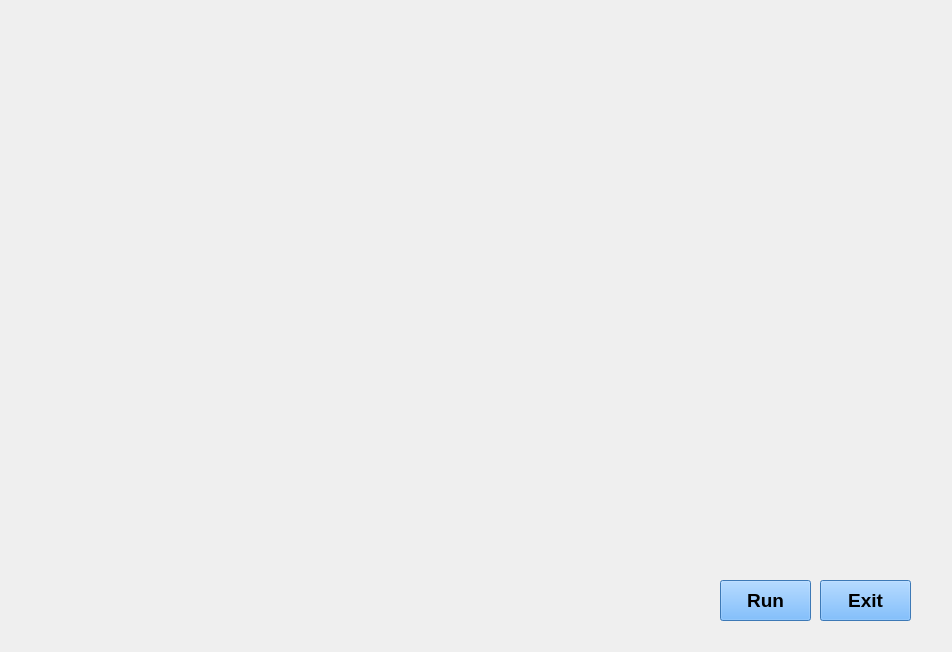
<?xml version="1.0" encoding="UTF-8"?>
<ui version="4.0">
 <class>jarvisUi</class>
 <widget class="QMainWindow" name="jarvisUi">
  <property name="geometry">
   <rect>
    <x>0</x>
    <y>0</y>
    <width>952</width>
    <height>652</height>
   </rect>
  </property>
  <property name="windowTitle">
   <string>MainWindow</string>
  </property>
  <widget class="QWidget" name="centralwidget">
   <widget class="QLabel" name="label">
    <property name="geometry">
     <rect>
      <x>-20</x>
      <y>-10</y>
      <width>971</width>
      <height>661</height>
     </rect>
    </property>
    <property name="font">
     <font>
      <family>Nirmala UI</family>
      <pointsize>16</pointsize>
      <weight>75</weight>
      <bold>true</bold>
     </font>
    </property>
    <property name="styleSheet">
     <string notr="true"/>
    </property>
    <property name="text">
     <string/>
    </property>
    <property name="pixmap">
     <pixmap>iron man.gif</pixmap>
    </property>
    <property name="scaledContents">
     <bool>true</bool>
    </property>
   </widget>
   <widget class="QPushButton" name="pushButton">
    <property name="geometry">
     <rect>
      <x>720</x>
      <y>580</y>
      <width>91</width>
      <height>41</height>
     </rect>
    </property>
    <property name="font">
     <font>
      <pointsize>14</pointsize>
      <weight>75</weight>
      <bold>true</bold>
     </font>
    </property>
    <property name="styleSheet">
     <string notr="true">background-color: rgb(85, 170, 255);</string>
    </property>
    <property name="text">
     <string>Run</string>
    </property>
   </widget>
   <widget class="QPushButton" name="pushButton_2">
    <property name="geometry">
     <rect>
      <x>820</x>
      <y>580</y>
      <width>91</width>
      <height>41</height>
     </rect>
    </property>
    <property name="font">
     <font>
      <pointsize>14</pointsize>
      <weight>75</weight>
      <bold>true</bold>
     </font>
    </property>
    <property name="styleSheet">
     <string notr="true">background-color: rgb(85, 170, 255);</string>
    </property>
    <property name="text">
     <string>Exit</string>
    </property>
   </widget>
   <widget class="QLabel" name="label_2">
    <property name="geometry">
     <rect>
      <x>10</x>
      <y>10</y>
      <width>371</width>
      <height>101</height>
     </rect>
    </property>
    <property name="text">
     <string/>
    </property>
    <property name="pixmap">
     <pixmap>Jarvis_Loading_Screen.gif</pixmap>
    </property>
    <property name="scaledContents">
     <bool>false</bool>
    </property>
   </widget>
   <widget class="QTextBrowser" name="textBrowser">
    <property name="geometry">
     <rect>
      <x>540</x>
      <y>30</y>
      <width>191</width>
      <height>31</height>
     </rect>
    </property>
    <property name="styleSheet">
     <string notr="true">background:transparent;
border-radius:none;</string>
    </property>
   </widget>
   <widget class="QTextBrowser" name="textBrowser_2">
    <property name="geometry">
     <rect>
      <x>740</x>
      <y>30</y>
      <width>181</width>
      <height>31</height>
     </rect>
    </property>
    <property name="styleSheet">
     <string notr="true">background:transparent;
border-radius:none;
</string>
    </property>
   </widget>
   <widget class="QLabel" name="label_3">
    <property name="geometry">
     <rect>
      <x>690</x>
      <y>380</y>
      <width>231</width>
      <height>161</height>
     </rect>
    </property>
    <property name="text">
     <string/>
    </property>
    <property name="pixmap">
     <pixmap>labelpic.png</pixmap>
    </property>
    <property name="scaledContents">
     <bool>true</bool>
    </property>
   </widget>
  </widget>
 </widget>
 <resources/>
 <connections/>
</ui>
